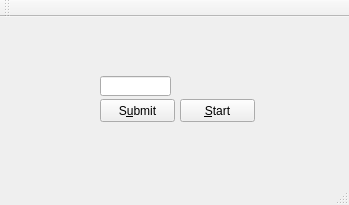
<?xml version="1.0" encoding="UTF-8"?>
<ui version="4.0">
 <class>MainWindow</class>
 <widget class="QMainWindow" name="MainWindow">
  <property name="geometry">
   <rect>
    <x>0</x>
    <y>0</y>
    <width>349</width>
    <height>205</height>
   </rect>
  </property>
  <property name="windowTitle">
   <string>MainWindow</string>
  </property>
  <widget class="QWidget" name="centralWidget">
   <widget class="QLineEdit" name="txtUserInput">
    <property name="geometry">
     <rect>
      <x>100</x>
      <y>59</y>
      <width>71</width>
      <height>20</height>
     </rect>
    </property>
   </widget>
   <widget class="QPushButton" name="btnStart">
    <property name="geometry">
     <rect>
      <x>180</x>
      <y>82</y>
      <width>75</width>
      <height>23</height>
     </rect>
    </property>
    <property name="text">
     <string>&amp;Start</string>
    </property>
   </widget>
   <widget class="QLabel" name="lblDisplayTitle">
    <property name="geometry">
     <rect>
      <x>50</x>
      <y>10</y>
      <width>271</width>
      <height>21</height>
     </rect>
    </property>
    <property name="text">
     <string/>
    </property>
   </widget>
   <widget class="QLabel" name="lblDisplay2">
    <property name="geometry">
     <rect>
      <x>80</x>
      <y>20</y>
      <width>181</width>
      <height>21</height>
     </rect>
    </property>
    <property name="text">
     <string/>
    </property>
   </widget>
   <widget class="QPushButton" name="btnSubmit">
    <property name="geometry">
     <rect>
      <x>100</x>
      <y>82</y>
      <width>75</width>
      <height>23</height>
     </rect>
    </property>
    <property name="text">
     <string>S&amp;ubmit</string>
    </property>
   </widget>
   <widget class="QLabel" name="lblDisplay">
    <property name="geometry">
     <rect>
      <x>50</x>
      <y>59</y>
      <width>47</width>
      <height>20</height>
     </rect>
    </property>
    <property name="text">
     <string/>
    </property>
   </widget>
  </widget>
  <widget class="QMenuBar" name="menuBar">
   <property name="geometry">
    <rect>
     <x>0</x>
     <y>0</y>
     <width>349</width>
     <height>21</height>
    </rect>
   </property>
  </widget>
  <widget class="QToolBar" name="mainToolBar">
   <attribute name="toolBarArea">
    <enum>TopToolBarArea</enum>
   </attribute>
   <attribute name="toolBarBreak">
    <bool>false</bool>
   </attribute>
  </widget>
  <widget class="QStatusBar" name="statusBar"/>
 </widget>
 <layoutdefault spacing="6" margin="11"/>
 <resources/>
 <connections/>
</ui>
